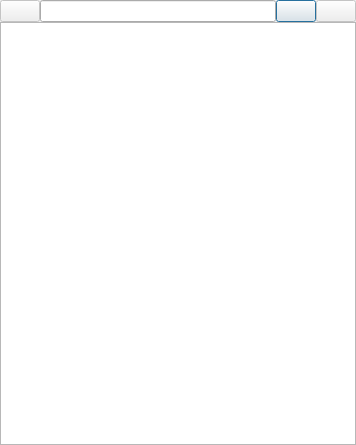
<?xml version="1.0" encoding="UTF-8"?>
<ui version="4.0">
 <class>ColorationEditorClass</class>
 <widget class="QDialog" name="ColorationEditorClass">
  <property name="geometry">
   <rect>
    <x>0</x>
    <y>0</y>
    <width>356</width>
    <height>445</height>
   </rect>
  </property>
  <property name="windowTitle">
   <string>ColorationEditor</string>
  </property>
  <layout class="QGridLayout" name="gridLayout">
   <property name="leftMargin">
    <number>0</number>
   </property>
   <property name="topMargin">
    <number>0</number>
   </property>
   <property name="rightMargin">
    <number>0</number>
   </property>
   <property name="bottomMargin">
    <number>0</number>
   </property>
   <property name="spacing">
    <number>0</number>
   </property>
   <item row="0" column="1">
    <widget class="QLineEdit" name="lEdtName"/>
   </item>
   <item row="0" column="2">
    <widget class="QPushButton" name="pBtnColor">
     <property name="text">
      <string/>
     </property>
    </widget>
   </item>
   <item row="0" column="4">
    <widget class="QPushButton" name="pBtnValid">
     <property name="enabled">
      <bool>false</bool>
     </property>
     <property name="text">
      <string/>
     </property>
     <property name="icon">
      <iconset resource="DebuggerUI.qrc">
       <normaloff>:/DebuggerUI/resources/valid.png</normaloff>:/DebuggerUI/resources/valid.png</iconset>
     </property>
    </widget>
   </item>
   <item row="0" column="0">
    <widget class="QPushButton" name="pBtnRemove">
     <property name="enabled">
      <bool>false</bool>
     </property>
     <property name="text">
      <string/>
     </property>
     <property name="icon">
      <iconset resource="DebuggerUI.qrc">
       <normaloff>:/DebuggerUI/resources/remove.png</normaloff>:/DebuggerUI/resources/remove.png</iconset>
     </property>
    </widget>
   </item>
   <item row="1" column="0" colspan="5">
    <widget class="QListWidget" name="lwdgColor">
     <property name="alternatingRowColors">
      <bool>true</bool>
     </property>
    </widget>
   </item>
  </layout>
 </widget>
 <layoutdefault spacing="6" margin="11"/>
 <resources>
  <include location="DebuggerUI.qrc"/>
 </resources>
 <connections/>
</ui>
